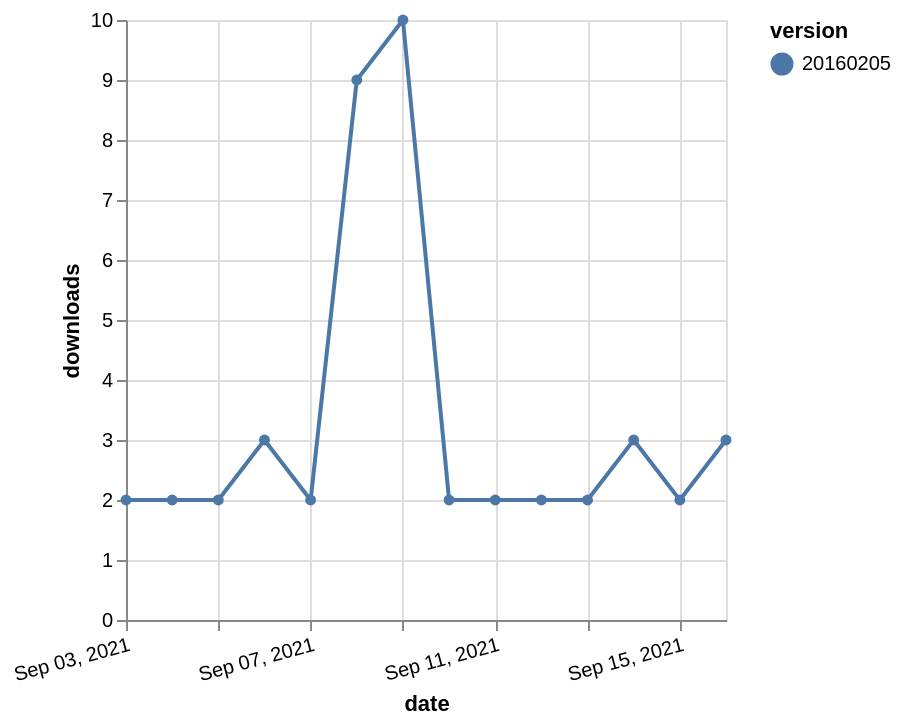

Express this chart as Vega-Lite.
### Vega-Lite specification from a JSON file in a GitHub repository (floating-point values rounded to 4 significant figures)
{"$schema": "https://vega.github.io/schema/vega-lite/v5.json", "description": "A simple bar chart with embedded data.", "data": {"values": [{"date": "2021-09-03", "total": 3716, "delta": 2, "version": "20160205"}, {"date": "2021-09-04", "total": 3718, "delta": 2, "version": "20160205"}, {"date": "2021-09-05", "total": 3720, "delta": 2, "version": "20160205"}, {"date": "2021-09-06", "total": 3723, "delta": 3, "version": "20160205"}, {"date": "2021-09-07", "total": 3725, "delta": 2, "version": "20160205"}, {"date": "2021-09-08", "total": 3734, "delta": 9, "version": "20160205"}, {"date": "2021-09-09", "total": 3744, "delta": 10, "version": "20160205"}, {"date": "2021-09-10", "total": 3746, "delta": 2, "version": "20160205"}, {"date": "2021-09-11", "total": 3748, "delta": 2, "version": "20160205"}, {"date": "2021-09-12", "total": 3750, "delta": 2, "version": "20160205"}, {"date": "2021-09-13", "total": 3752, "delta": 2, "version": "20160205"}, {"date": "2021-09-14", "total": 3755, "delta": 3, "version": "20160205"}, {"date": "2021-09-15", "total": 3757, "delta": 2, "version": "20160205"}, {"date": "2021-09-16", "total": 3760, "delta": 3, "version": "20160205"}]}, "width": "container", "mark": {"type": "line", "point": {"filled": true}}, "encoding": {"x": {"field": "date", "type": "temporal", "timeUnit": "yearmonthdate", "title": "date", "axis": {"labelAngle": -15}}, "y": {"field": "delta", "type": "quantitative", "title": "downloads"}, "color": {"field": "version", "type": "nominal"}, "tooltip": {"field": "delta"}}}
